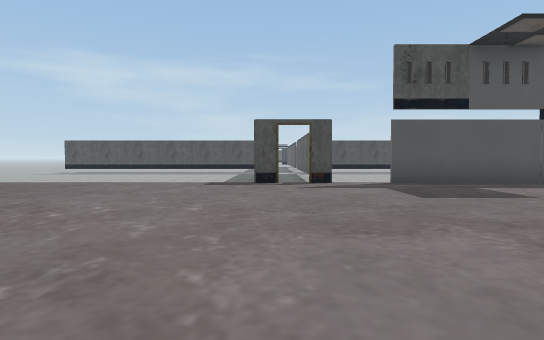
View 1 (above)

19 first-person views from a walk through a Unity game level. The camera is 1.2 m above the floor, tilts 2° down and sees 75° across. The floor is counted in squares, 2 m on a side. Each view is taken from the middle of a square. On the plan, view 1 faces up. The plan holds only what a view shows up to about 10 squares ahead; the rest is blank. The place goes on beyond the plan. The player character is not drawn. Door leaves are left out, so doorways stand open. Some surface patterns are stand-ins.

View 2
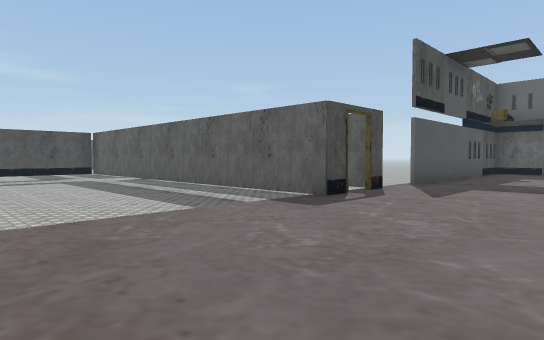

View 3
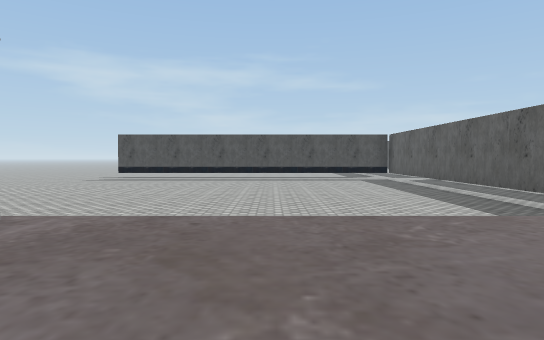

View 4
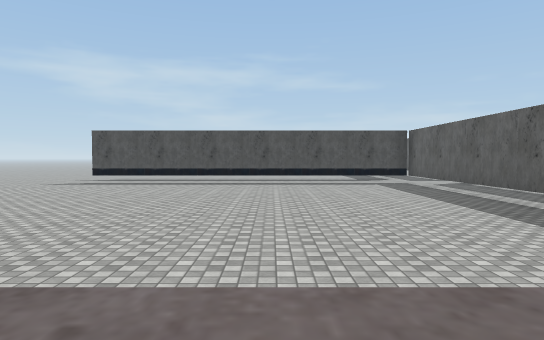

View 5
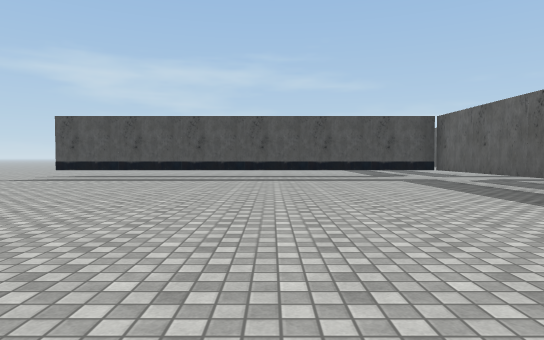

View 6
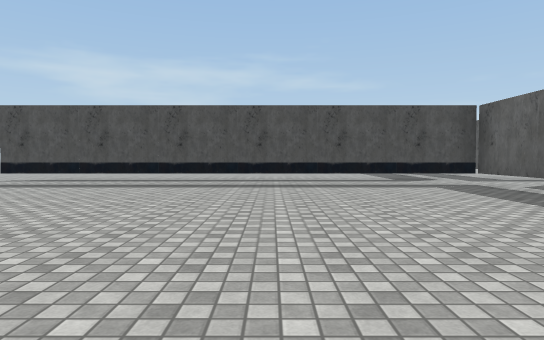

View 7
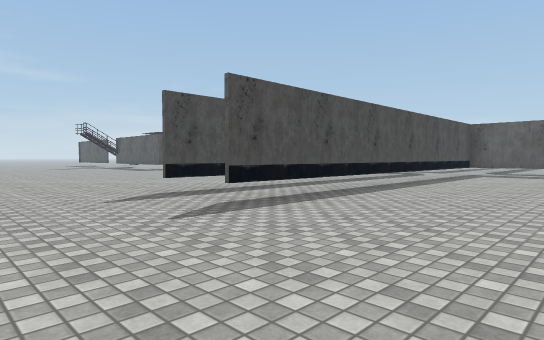

View 8
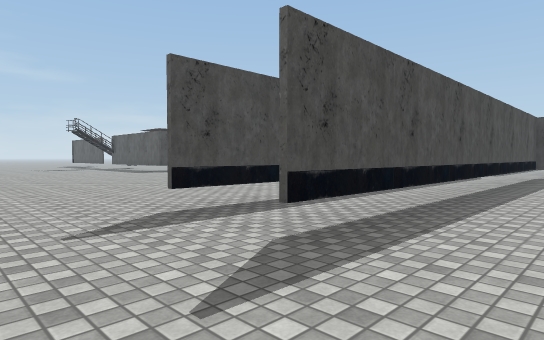

View 9
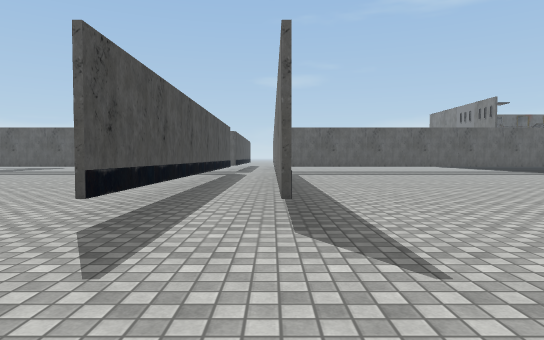

View 10
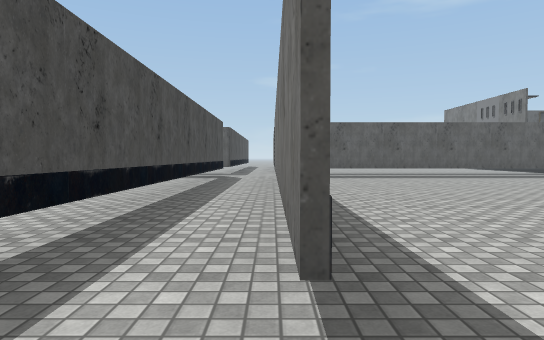

View 11
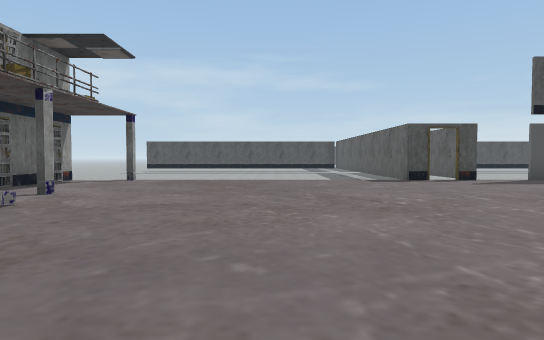

View 12
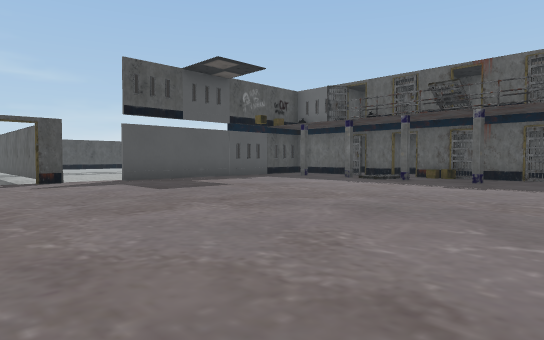

View 13
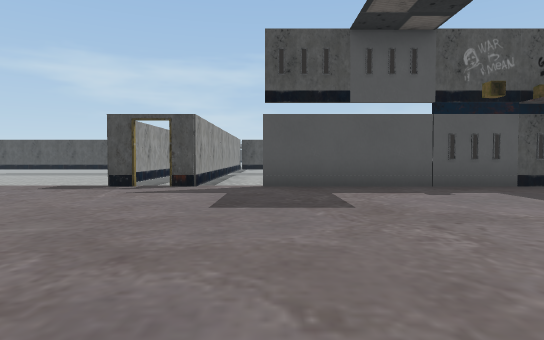

View 14
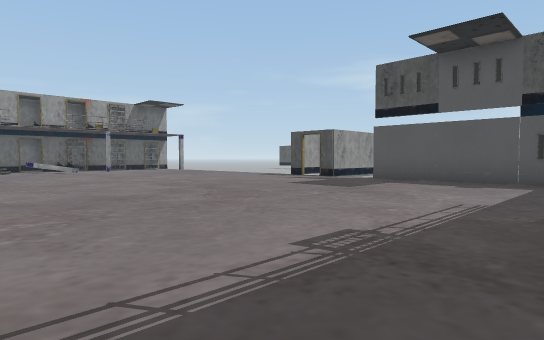

View 15
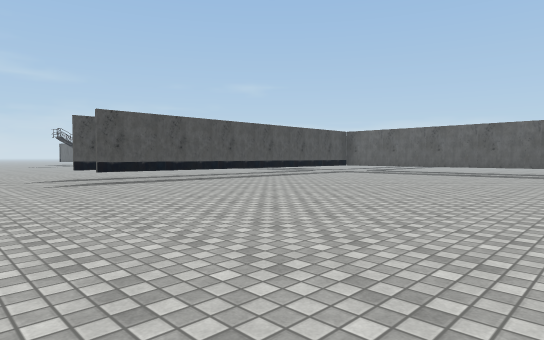

View 16
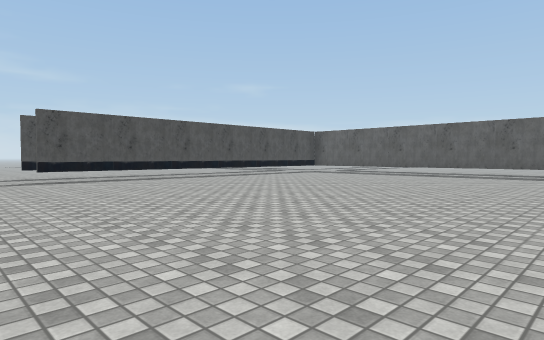

View 17
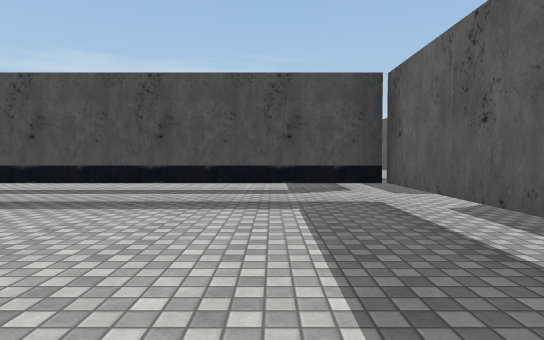

View 18
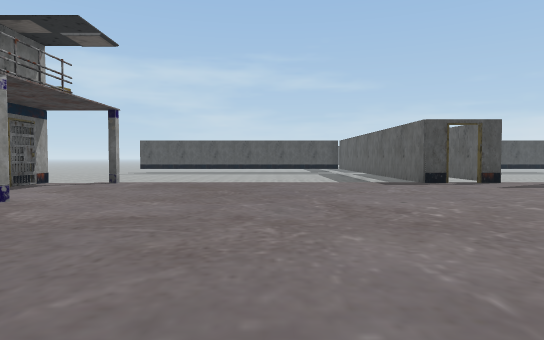

View 19
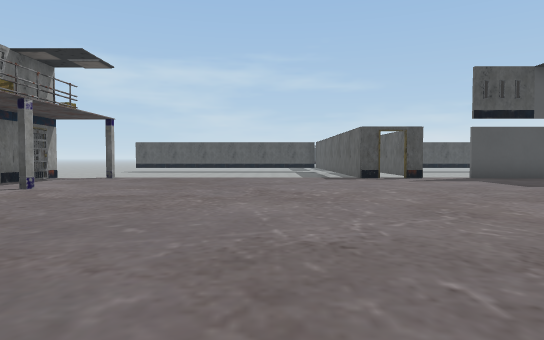

### Floor plan
Key: @ floor where view 1 was taken; # wall or solid block; . main floor; : floor 0.5 m higher than the main floor; + floor 4 m higher than the main floor; / step, stairs or slope; T thing the floor can be seen under or through.
Columns run from 14 left of view 1 to 10 right of it. Each row starts with its distance up from view 1.
 24  ........
 23  ........
 22  ............
 21  ...TTTTTTTTT
 20  ..............
 19 ....TTTTTTTTTTT
 18 ..............T
 17 ..............T
 16 ..............#
 15 ..............#
 14 ..............#
 13 ..............#
 12 ..............#
 11 ..............##
 10 ..............##
  9  .............##..
  8     ##+:::::::##:#######
  7      ##:::::::::::::::/
  6      ##:::::::::::::::
  5       #:::::::::::::::
  4       #:::::::::::::::#
  3        :::::::::::::::##
  2        ::::::::::::::::##
  1         ::::::::::::::###
  0          :::::@:::::::
 -1           ::::::::::::/
 -2            :

Where each view was taken, in squares from view 1:
view 1: 0 up, 0 right, facing up
view 2: 5 up, 5 left, facing up-right
view 3: 5 up, 5 left, facing up
view 4: 7 up, 5 left, facing up
view 5: 9 up, 5 left, facing up
view 6: 11 up, 5 left, facing up
view 7: 15 up, 14 left, facing up-right
view 8: 17 up, 13 left, facing up-right
view 9: 19 up, 14 left, facing right
view 10: 19 up, 12 left, facing right
view 11: 1 down, 4 left, facing up
view 12: 1 down, 1 left, facing up-right
view 13: 1 up, 3 right, facing up
view 14: 1 down, 8 right, facing up-left
view 15: 10 up, 14 left, facing up-right
view 16: 9 up, 13 left, facing up-right
view 17: 14 up, 2 left, facing up
view 18: 0 up, 4 left, facing up
view 19: 2 down, 3 left, facing up
